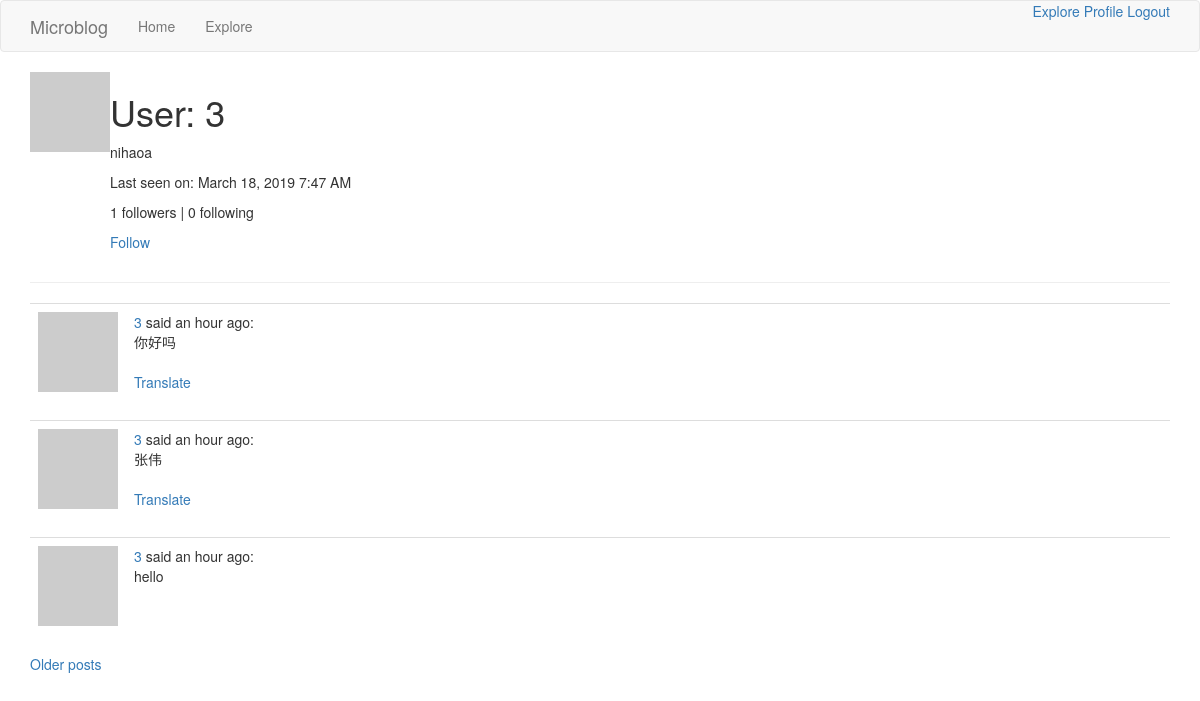
Page /user/3 (signed in) on the committed database.
### app/models.py (models this page shows, shortened)
class User(UserMixin, db.Model):
    id = db.Column(db.Integer, primary_key=True)
    username = db.Column(db.String(64), index=True, unique=True)
    email = db.Column(db.String(120), index=True, unique=True)
    password_hash = db.Column(db.String(128))
    about_me = db.Column(db.String(140))
    last_seen = db.Column(db.DateTime, default=datetime.utcnow)
    posts = db.relationship('Post', backref='author', lazy='dynamic')
    followed = db.relationship(
        'User', secondary=followers,
        primaryjoin=(followers.c.follower_id == id),
        secondaryjoin=(followers.c.followed_id == id),
        backref=db.backref('followers', lazy='dynamic'), lazy='dynamic')
    def avatar(self, size):
        digest = md5(self.email.lower().encode('utf-8')).hexdigest()
        return 'https://www.gravatar.com/avatar/{}?d=identicon&s={}'.format(digest, size)
    def is_following(self, user):
        return self.followed.filter(followers.c.followed_id == user.id).count() > 0

class Post(db.Model):
    id = db.Column(db.Integer, primary_key=True)
    body = db.Column(db.String(140))
    timestamp = db.Column(db.DateTime, index=True, default=datetime.utcnow)
    language = db.Column(db.String(5))
    user_id = db.Column(db.Integer, db.ForeignKey('user.id'))

### app/main/routes.py (the view)
@bp.route('/user/<username>')
@login_required
def user(username):
    user = User.query.filter_by(username=username).first_or_404()
    page = request.args.get('page', 1, type=int)
    posts = user.posts.order_by(Post.timestamp.desc()).paginate(
        page, current_app.config['POSTS_PER_PAGE'], False)
    next_url = url_for('main.user', username=user.username,
                       page=posts.next_num) if posts.has_next else None
    prev_url = url_for('main.user', username=user.username,
                       page=posts.prev_num) if posts.has_prev else None
    return render_template('user.html', user=user, posts=posts.items,
                           next_url=next_url, prev_url=prev_url)

### app/main/routes.py (called while the page is built)
@bp.before_app_request
def before_request():
    if current_user.is_authenticated:
        current_user.last_seen = datetime.utcnow()
        db.session.commit()
    g.locale = str(get_locale())

### app/models.py (called while the page is built)
@login.user_loader
def load_user(id):
    return User.query.get(int(id))

### app/templates/user.html (shortened to what this page needs)
{% extends "base.html" %}
{% block app_content %}
		<table>
			<tr valign="top">
				<td><img src="{{ user.avatar(128) }}"></td>
				<td>
					<h1>User: {{ user.username }}</h1>
					{% if user.about_me %}
					<p>{{ user.about_me }}</p>
					{% endif %}
					{% if user.last_seen %}
					<p>Last seen on: {{ moment(user.last_seen).format('LLL') }}</p>
					{% endif %}
					<p>{{ user.followers.count() }} followers | {{ user.followed.count() }} following</p>
					{% if user == current_user %}
					<a href="{{ url_for('main.edit_profile') }}">Edit your profile</a>
					{% elif not current_user.is_following(user) %}
					<p><a href="{{ url_for('main.follow', username=user.username) }}">Follow</a></p>
					{% else %}
					<p><a href="{{ url_for('main.unfollow', username=user.username) }}">Unfollow</a></p>
					{% endif %}
				</td>
			</tr>
		</table>
		<hr>
    {% for post in posts %}
		{% include '_post.html' %}
    {% endfor %}
    {% if next_url %}
    <a href="{{ next_url }}">Older posts</a>
    {% endif %}
{% endblock %}

### app/templates/_post.html
<table class="table table-hover">
		<tr valign="top">
				<td width="70px">
					<a href="{{ url_for('main.user', username=post.author.username) }}">
							<img src="{{ post.author.avatar(70) }}" />
					</a>
				</td>
				<td>
					<a href="{{ url_for('main.user', username=post.author.username) }}">{{ post.author.username }}</a>
					said {{ moment(post.timestamp).fromNow() }}:
					<br><span id="post{{ post.id }}">{{ post.body }}</span>
					{% if post.language and post.language != g.locale %}
					<br><br>
					<span id="translation{{ post.id }}">
						<a href="javascript:translate(
						'#post{{ post.id }}',
						'#translation{{ post.id }}',
						'{{ post.language }}',
						'{{ g.locale }}');">{{ 'Translate' }}</a>
					</span>
			  	{% endif %}
				</td>
		</tr>
</table>

### rows in the picture
User: username "3", about_me "nihaoa", last_seen "March 18, 2019 7:47 AM"
Post: author.username "3", timestamp "an hour ago", body "你好吗", value "Translate"
Post: author.username "3", timestamp "an hour ago", body "张伟", value "Translate"
Post: author.username "3", timestamp "an hour ago", body "hello"

### other values in the picture
{{ user.followers.count() }} "1"
{{ user.followed.count() }} "0"
